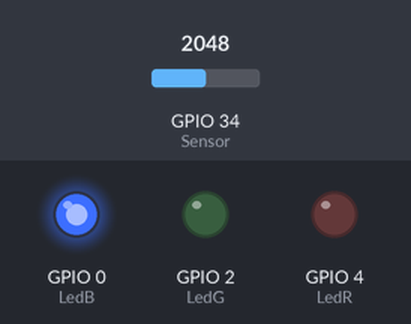
Bench run of a sketch on a simulated ESP32. On the bench: output pins drawn as LEDs (lit = HIGH). The test bench sets the inputs (shaded band); at power-on: GPIO 34 (Sensor) = 2048. What the sketch prints to the serial monitor is not drawn.

Above: at 1.2 s.
1.3 s: GPIO 34 (Sensor) set to 2441
2.8 s: GPIO 34 (Sensor) set to 2559
At 3.8 s:
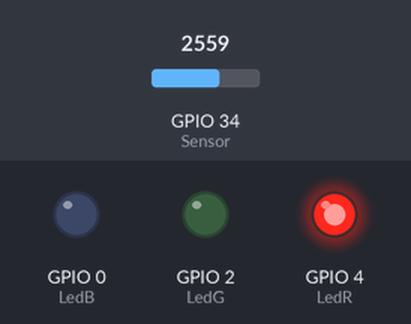
4.3 s: GPIO 34 (Sensor) set to 1228
At 4.9 s:
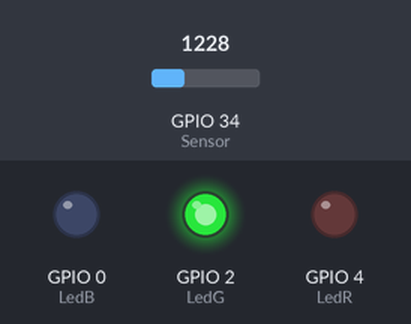
5.8 s: GPIO 34 (Sensor) set to 1341
At 7.0 s:
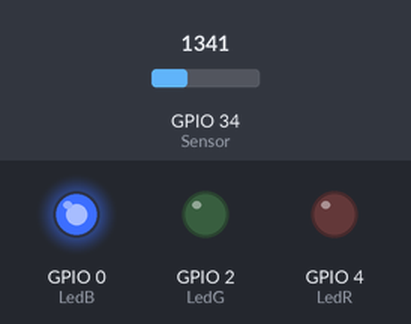
7.3 s: GPIO 34 (Sensor) set to 491
At 8.4 s:
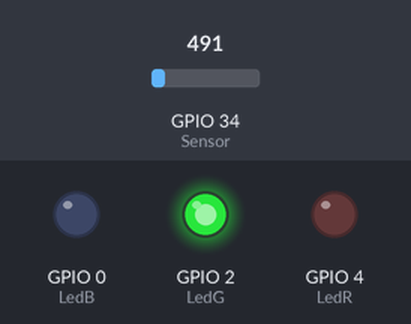
Timing chart, 0 to 9.8 s (numbered marks = the images above; inputs shaded):
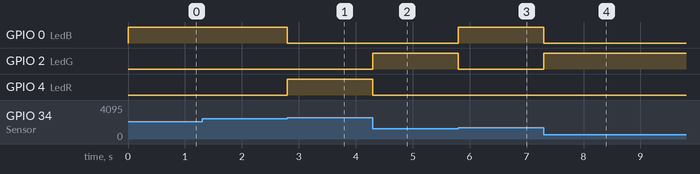

The sketch:

If-else_statements.ino
```cpp
const int LedG = 2; // Green LED connected to GPIO 2
const int LedB = 0; // Blue LED connected to GPIO 0
const int LedR = 4; // Red LED connected to GPIO 4
const int Sensor = 34; // Sensor connected to GPIO 34 (Analog ADC1_CH6)

int SensorVal = 0; // Variable for storing the sensor value
int Speed; // Variable for storing the mapped speed value

void setup() {
  pinMode(LedR, OUTPUT); // Set Red LED pin as output
  pinMode(LedG, OUTPUT); // Set Green LED pin as output
  pinMode(LedB, OUTPUT); // Set Blue LED pin as output
  Serial.begin(115200); // Initialize serial communication at 115200 baud rate
}

void loop() {
  SensorVal = analogRead(Sensor); // Read the sensor value
  Speed = map(SensorVal, 0, 4095, 0, 100); // Map the sensor value to a speed range of 0 to 100

  // Use if-else statements to control LEDs based on the speed value
  if (Speed > 0 && Speed <= 30) {
    digitalWrite(LedG, HIGH); // Turn on Green LED
    digitalWrite(LedR, LOW); // Turn off Red LED
    digitalWrite(LedB, LOW); // Turn off Blue LED
  } else if (Speed > 30 && Speed <= 60) {
    digitalWrite(LedB, HIGH); // Turn on Blue LED
    digitalWrite(LedG, LOW); // Turn off Green LED
    digitalWrite(LedR, LOW); // Turn off Red LED
  } else if (Speed > 60 && Speed <= 100) {
    digitalWrite(LedR, HIGH); // Turn on Red LED
    digitalWrite(LedG, LOW); // Turn off Green LED
    digitalWrite(LedB, LOW); // Turn off Blue LED
  }

  Serial.printf("Speed %d\n", Speed); // Print the speed value to the Serial Monitor
}
```

Measured:
- the behaviour switches between 2497 and 2498 on GPIO 34 (Sensor) (found by bisection; images 0 and 1)
- the behaviour switches between 1269 and 1270 on GPIO 34 (Sensor) (found by bisection; images 2 and 3)
- after the input at 2.8 s, GPIO 0 (LedB): HIGH → LOW at once; GPIO 4 (LedR): LOW → HIGH at once
- after the input at 4.3 s, GPIO 2 (LedG): LOW → HIGH at once; GPIO 4 (LedR): HIGH → LOW at once
- after the input at 5.8 s, GPIO 0 (LedB): LOW → HIGH at once; GPIO 2 (LedG): HIGH → LOW at once
- after the input at 7.3 s, GPIO 0 (LedB): HIGH → LOW at once; GPIO 2 (LedG): LOW → HIGH at once
